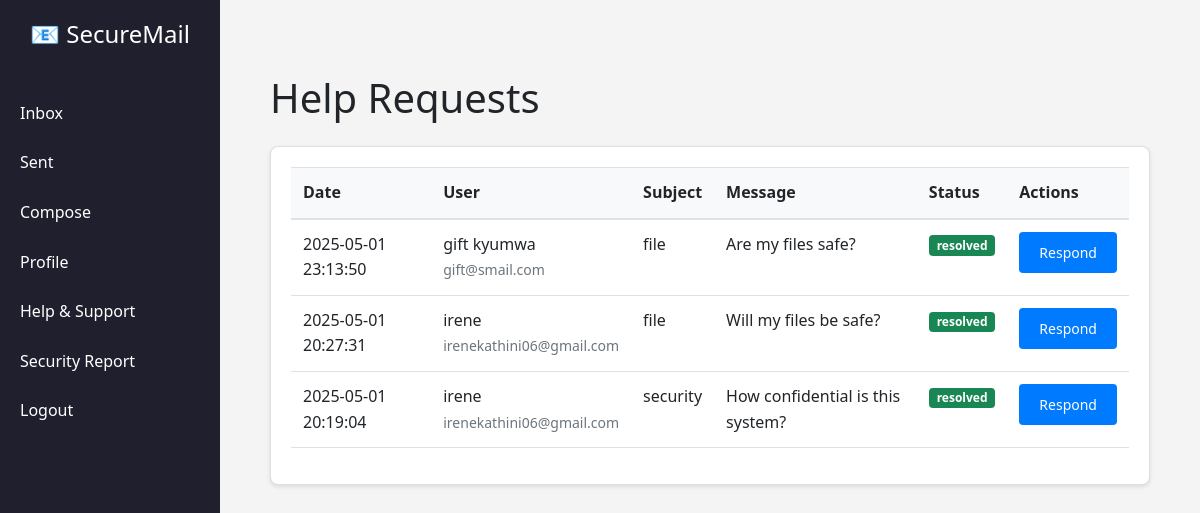
The page /admin/help_requests (signed in) on the database its author committed.
### tables this page shows
CREATE TABLE help_requests (
                id INTEGER PRIMARY KEY AUTOINCREMENT,
                user_id INTEGER NOT NULL,
                subject TEXT NOT NULL,
                message TEXT NOT NULL,
                status TEXT DEFAULT 'pending',
                admin_response TEXT,
                created_at DATETIME DEFAULT CURRENT_TIMESTAMP,
                updated_at DATETIME DEFAULT CURRENT_TIMESTAMP,
                FOREIGN KEY (user_id) REFERENCES users(id)
            );

CREATE TABLE users (
                id INTEGER PRIMARY KEY AUTOINCREMENT,
                fullname TEXT NOT NULL,
                email TEXT NOT NULL UNIQUE,
                password TEXT NOT NULL,
                is_admin BOOLEAN DEFAULT FALSE,
                is_approved BOOLEAN DEFAULT FALSE,
                profile_picture TEXT,
                bio TEXT,
                created_at DATETIME DEFAULT CURRENT_TIMESTAMP,
                last_updated DATETIME DEFAULT CURRENT_TIMESTAMP
            );

### app.py (the view)
@app.route('/admin/help_requests')
@admin_required
def admin_help_requests():
    try:
        conn = sqlite3.connect(DB_NAME)
        conn.row_factory = sqlite3.Row
        c = conn.cursor()
        c.execute('''
            SELECT hr.*, u.fullname, u.email
            FROM help_requests hr
            JOIN users u ON hr.user_id = u.id
            ORDER BY hr.created_at DESC
        ''')
        help_requests = c.fetchall()
        conn.close()
        return render_template('admin/help_requests.html', help_requests=help_requests)
    except Exception as e:
        print("Admin help requests error:", str(e))
        return render_template('admin/help_requests.html', help_requests=[])

### app.py (called while the page is built)
@login_manager.user_loader
def load_user(user_id):
    return User.get(int(user_id))

def admin_required(f):
    @wraps(f)
    def decorated_function(*args, **kwargs):
        print(f"Admin required decorator called for {f.__name__}")
        print(f"Current user: {current_user}")
        print(f"Current user is authenticated: {current_user.is_authenticated}")
        if not current_user.is_authenticated:
            print("User not authenticated, redirecting to login")
            return redirect(url_for('login_page'))
        if not getattr(current_user, 'is_admin', False):
            print("User not authorized as admin, redirecting to login")
            return redirect(url_for('login_page'))
        return f(*args, **kwargs)
    return decorated_function

### your_user_model.py (called while the page is built)
    @staticmethod
    def get(user_id):
        conn = sqlite3.connect('users.db')
        cursor = conn.cursor()
        cursor.execute('SELECT id, email, fullname, is_admin FROM users WHERE id = ?', (user_id,))
        user_data = cursor.fetchone()
        conn.close()
        if user_data:
            user = User()
            user.id = user_data[0]
            user.email = user_data[1]
            user.fullname = user_data[2]
            user.is_admin = bool(user_data[3])
            user._authenticated = True
            return user
        return None

### templates/admin/help_requests.html (shortened to what this page needs)
{% extends "base.html" %}
{% block content %}
<div class="container mt-4">
    <h1 class="mb-4">Help Requests</h1>
    <div class="card">
        <div class="card-body">
            {% if help_requests %}
                <div class="table-responsive">
                    <table class="table">
                        <thead>
                            <tr>
                                <th>Date</th>
                                <th>User</th>
                                <th>Subject</th>
                                <th>Message</th>
                                <th>Status</th>
                                <th>Actions</th>
                            </tr>
                        </thead>
                        <tbody>
                            {% for request in help_requests %}
                                <tr>
                                    <td>{{ request.created_at }}</td>
                                    <td>
                                        {{ request.fullname }}<br>
                                        <small class="text-muted">{{ request.email }}</small>
                                    </td>
                                    <td>{{ request.subject }}</td>
                                    <td>{{ request.message }}</td>
                                    <td>
                                        <span class="badge {% if request.status == 'pending' %}bg-warning{% elif request.status == 'resolved' %}bg-success{% else %}bg-info{% endif %}">
                                            {{ request.status }}
                                        </span>
                                    </td>
                                    <td>
                                        <button class="btn btn-sm btn-primary respond-request"
                                                data-id="{{ request.id }}"
                                                data-subject="{{ request.subject }}"
                                                data-message="{{ request.message }}"
                                                data-response="{{ request.admin_response or '' }}"
                                                data-status="{{ request.status }}">
                                            Respond
                                        </button>
                                    </td>
                                </tr>
                            {% endfor %}
                        </tbody>
                    </table>
                </div>
            {% else %}
                <p class="text-muted">No help requests available.</p>
            {% endif %}
        </div>
    </div>
</div>
{% endblock %}

### static/css/style.css (style rules this page uses)
* { box-sizing: border-box; margin: 0; padding: 0; }
body { font-family: 'Segoe UI', sans-serif; line-height: 1.6; background-color: #f4f4f4; min-height: 100vh; }
.container { max-width: 1200px; margin: 0 auto; padding: 20px; }
.btn { display: inline-block; padding: 10px 20px; background-color: #007bff; color: #fff; border: none; border-radius: 4px; cursor: pointer; text-decoration: none; }
.card { background: #fff; border-radius: 8px; box-shadow: 0 2px 4px rgba(0, 0, 0, 0.1); margin-bottom: 20px; }
.card-body { padding: 20px; }
.table { width: 100%; margin-bottom: 1rem; background-color: transparent; }
.table th, .table td { padding: 12px; vertical-align: top; border-top: 1px solid #dee2e6; }
.table thead th { vertical-align: bottom; border-bottom: 2px solid #dee2e6; background-color: #f8f9fa; }
.badge { display: inline-block; padding: 0.35em 0.65em; font-size: 0.75em; font-weight: 700; line-height: 1; text-align: center; white-space: nowrap; vertical-align: baseline; border-radius: 0.25rem; }
.bg-success { background-color: #28a745; color: #fff; }

### rows shown on the page
help_requests: created_at "2025-05-01 23:13:50", fullname "gift kyumwa", email "gift@smail.com", subject "file", message "Are my files safe?", status "resolved"
help_requests: created_at "2025-05-01 20:27:31", fullname "irene", email "irenekathini06@gmail.com", subject "file", message "Will my files be safe?", status "resolved"
help_requests: created_at "2025-05-01 20:19:04", fullname "irene", email "irenekathini06@gmail.com", subject "security", message "How confidential is this system?", status "resolved"
